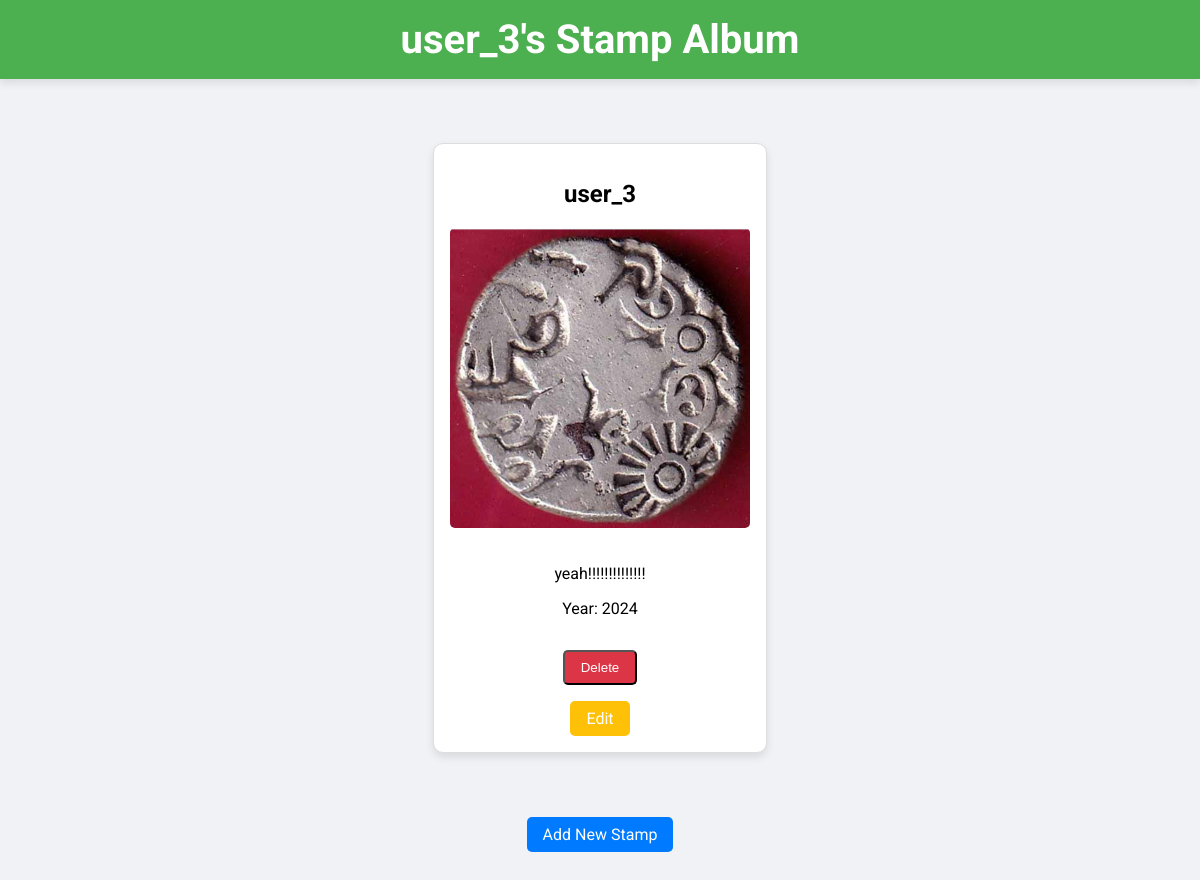
/album/ (signed in), run on the app's committed database.
### app/models.py (models this page shows, shortened)
class Stamp(models.Model):
    name = models.CharField(max_length=100)
    image = models.ImageField(upload_to='stamps/')
    description = models.TextField()
    year = models.IntegerField()
    date_added = models.DateTimeField(default=timezone.now)

### app/views.py (the view)
# urls.py: path('album/', views.album_view, name='album'),
@login_required
def album_view(request):
    album, created = Album.objects.get_or_create(user=request.user)
    return render(request, 'album.html', {'album': album})

### template/album.html (shortened to what this page needs)
<!DOCTYPE html>
<html lang="en">
<head>
</head>
<body>
    <header>
        <h1>{{ user.username }}'s Stamp Album</h1>
    </header>
    <main>
        <ul class="stamp-list">
            {% for stamp in album.stamps.all %}
                <li class="stamp-item">
                    <h2>{{ stamp.name }}</h2>
                    <img src="{{ stamp.image.url }}" alt="{{ stamp.name }}" class="stamp-image">
                    <p>{{ stamp.description }}</p>
                    <p>Year: {{ stamp.year }}</p>
                    <form method="post" action="{% url 'delete_stamp' stamp.id %}" onsubmit="return confirmDelete();">
                        <button type="submit" class="delete-stamp-button">Delete</button>
                    </form>
                    <a href="{% url 'edit_stamp' stamp.id %}" class="edit-stamp-button" onclick="return confirmEdit();">Edit</a>
                </li>
            {% endfor %}
        </ul>
        <div class="button-container">
            <a href="{% url 'add_stamp' %}" class="add-stamp-button">Add New Stamp</a>
        </div>
    </main>
</body>
</html>

### template/album.html (style rules this page uses)
body { font-family: 'Roboto', sans-serif; background-color: #f0f2f5; margin: 0; padding: 0; }
header { background-color: #4CAF50; color: white; padding: 1rem 0; text-align: center; box-shadow: 0 4px 8px rgba(0, 0, 0, 0.1); }
h1 { margin: 0; font-size: 2.5rem; }
main { padding: 2rem; }
.stamp-list { list-style-type: none; padding: 0; display: flex; flex-wrap: wrap; justify-content: center; }
.stamp-item { background-color: #fff; border: 1px solid #ddd; border-radius: 10px; margin: 1rem; padding: 1rem; text-align: center; width: 300px; box-shadow: 0 4px 8px rgba(0, 0, 0, 0.1); transition: transform 0.2s, box-shadow 0.2s; }
.stamp-image { max-width: 100%; height: auto; border-radius: 5px; margin-bottom: 1rem; }
.button-container { text-align: center; margin-top: 2rem; }
.add-stamp-button, .edit-stamp-button, .delete-stamp-button { display: inline-block; padding: 0.5rem 1rem; background-color: #007bff; color: #fff; text-decoration: none; border-radius: 5px; margin-top: 1rem; transition: background-color 0.2s; }
.edit-stamp-button { background-color: #ffc107; }
.delete-stamp-button { background-color: #dc3545; }

### data on the page
Stamp: name "user_3", image (picture), description "yeah!!!!!!!!!!!!!!", year "2024"

### other printed values
{{ user.username }} "user_3"
